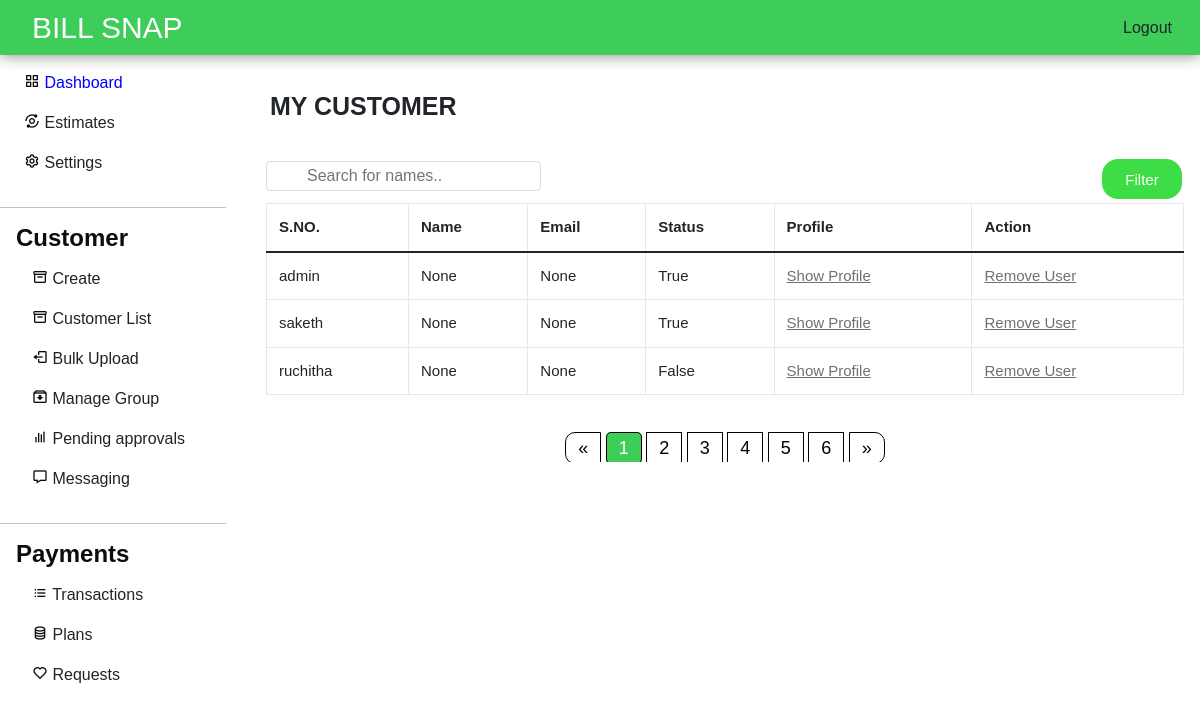
The page /apps/instagram/customerlist/ (signed in) on the database as committed earlier.
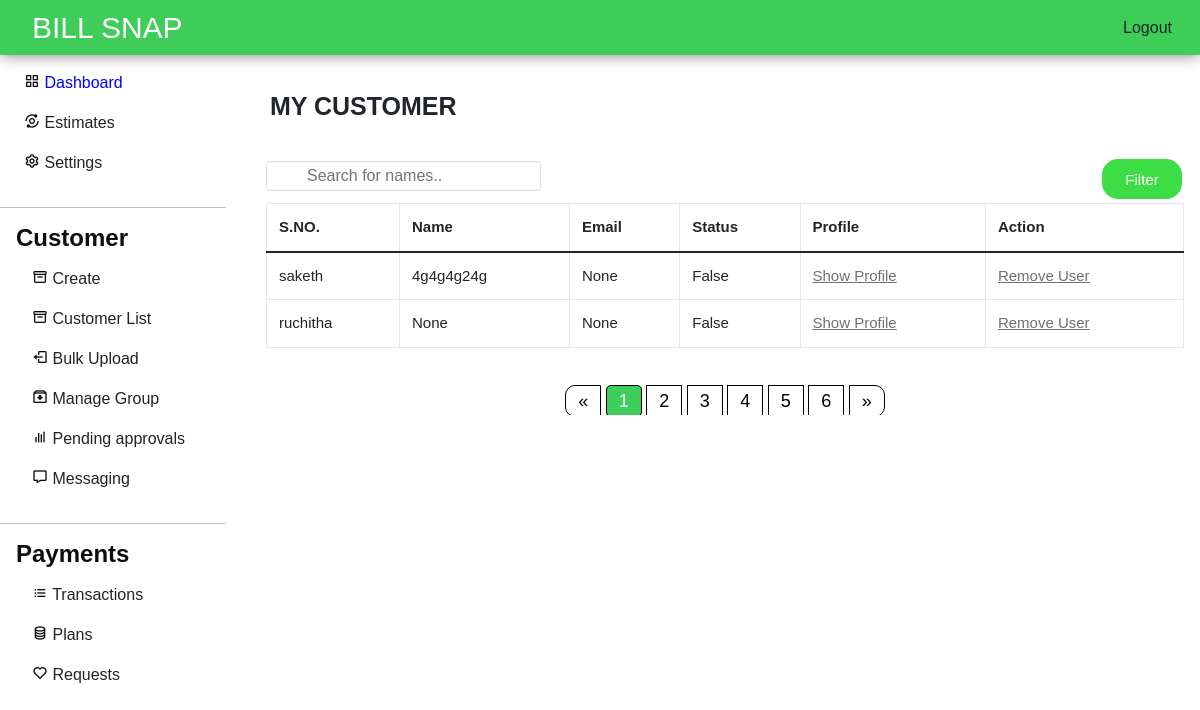
The same page on the database as committed later.
### accounts/models.py (models this page shows, shortened)
class Profile(models.Model):
    user = models.OneToOneField(User, on_delete=models.CASCADE, related_name='profile')
    apps=models.ManyToManyField(applists,related_name='apps')
    status = models.CharField(choices=status_choices, max_length=20, default='c')
    full_name = models.CharField(max_length=100, blank=True, null=True)
    utility_name = models.CharField(max_length=200, null=True, blank=True)
    utility_short_name= models.CharField(max_length=50, null=True, blank=True)
    utility_state= models.CharField(max_length=50, null=True, blank=True)
    utility_district= models.CharField(max_length=50, null=True, blank=True)
    utility_country= models.CharField(max_length=50, null=True, blank=True)
    utility_postalcode= models.CharField(max_length=20, null=True, blank=True)
    utility_address=models.TextField(max_length=200, null=True, blank=True)
    contact_person= models.CharField(max_length=200, null=True, blank=True)
    contact_email = models.EmailField(max_length=50, null=True, blank=True)
    contact_phnum = models.CharField(max_length=15, null=True, blank=True)
    contact_mobile= models.CharField(max_length=15, null=True, blank=True)
    contact_designation= models.CharField(max_length=100, null=True, blank=True)
    contact_landline= models.CharField(max_length=20, null=True, blank=True)
    emergency_person=models.CharField(max_length=200, null=True, blank=True)
    emergency_altperson=models.CharField(max_length=200, null=True, blank=True)
    emergency_mobile=models.CharField(max_length=200, null=True, blank=True)
    emergency_altmobile=models.CharField(max_length=200, null=True, blank=True)
    emergency_officeaddress=models.TextField(max_length=200,null=True,blank=True)
    emergency_altofficeaddress=models.TextField(max_length=200,null=True,blank=True)
    info_created_at = models.DateTimeField(auto_now_add=True)
    info_updated_at = models.DateTimeField(auto_now=True)
    se_coins= models.IntegerField(null=True, default=999, blank=True)
    slug = models.SlugField(max_length=200, editable=False, null=True, blank=True)
    admin=models.BooleanField(default=False)
    plans = models.ManyToManyField(Plan)
    plan_active = models.BooleanField(default=False)
    paid = models.BooleanField(default=False)

### dashboard/views.py (the view)
# urls.py: path('customerlist/',views.customerlist,name='customerlist'),
@login_required
def customerlist(request,slug):
    app=applists.objects.get(slug=slug)
    details = Profile.objects.filter(apps=app)
    return render(request, 'customerlist.html', {'details':details, 'slug':slug})

### templates/customerlist.html (shortened to what the changed rows need)
{% load static %}
<!DOCTYPE html>
<html lang="en">
<head>
  <link href="https://cdn.jsdelivr.net/npm/bootstrap@5.1.3/dist/css/bootstrap.min.css" rel="stylesheet"
 />
 <link href='https://unpkg.com/boxicons@2.0.7/css/boxicons.min.css' rel='stylesheet'>
  <link rel="stylesheet" href="https://cdnjs.cloudflare.com/ajax/libs/font-awesome/6.1.1/css/all.min.css" />
    <link rel="stylesheet" href="{% static 'assets/styles.css'%}">
</head>
<body>
<header>
    <nav class="navbar navbar-expand-lg fixed-top p-md-0">
      <div class="container-fluid">
        <a class="navbar-brand d-none d-md-block mt-1" href="#">
      <h2 class="h2">BILL SNAP</h2>
        </a>
      </div>
    </nav>
  </header>
<div class="main mx-auto">
  <div class="row">
    <div class="col-md-7 flex-md-fill">
      <div class="col right" id="customer-list">
        <h2 class="ps-1 pt-3" id="pspt">MY CUSTOMER</h2><br>
        <div class="table-responsive">
          <table class="table table-bordered" id='table_filter'>
            <thead>
                <tr>
                    <th>S.NO.</th>
                    <th>Name</th>
                    <th>Email</th>
                    <th>Status</th>
                    <th>Profile</th>
                    <th>Action</th>
                </tr>
            </thead>
            <tbody>
              {% for i in details %}
                <tr>
                  <td>{{ i.user}}</td>
                  <td>{{ i.full_name}}</td>
                  <td>{{ i.contact_email}}</td>
                  <td>{{ i.paid}}</td>
                  <td>
                    <a class='w3-button w3-small w3-round w3-green' href="{% url 'show_profile' i.user slug %}" >Show Profile</a>
                  </td>
                  <td>
                    <a class='w3-button w3-small w3-round w3-red' href="{% url 'remove-customer' slug i.user %}" >Remove User</a>
                  </td>
                </tr>
                {%endfor%}
            </tbody>
        </table>
        </div>
       <br>
        </div>
      </div>
    </div>
</div>
</body>
</html>

Rows that differ between the two databases and show on the page:
no longer on this page (row edited): Profile: user "admin", full_name "None", contact_email "None", paid "True"
changed Profile "saketh": full_name "None" → "4g4g4g24g"; paid "True" → "False"
